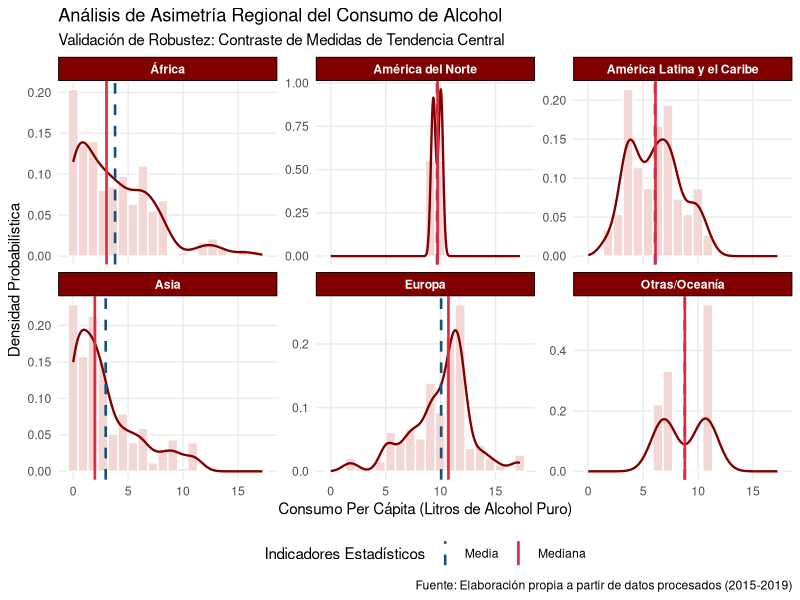
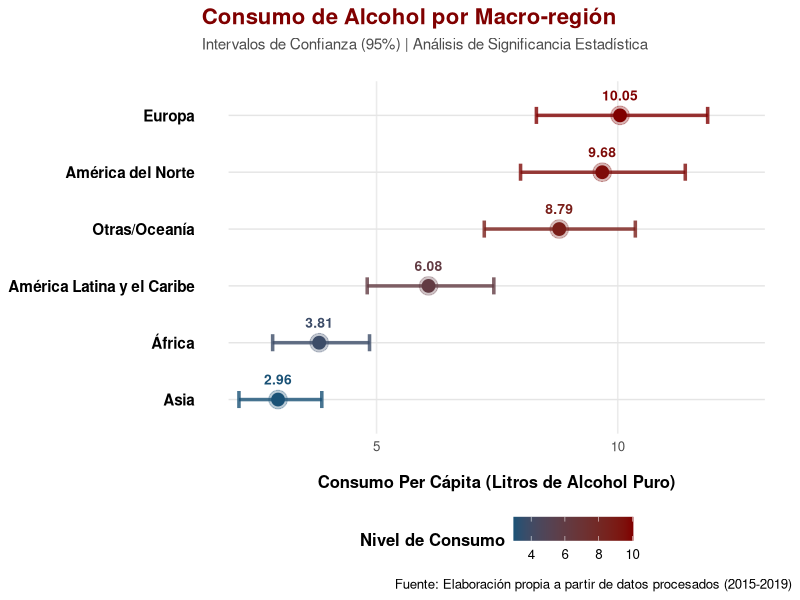
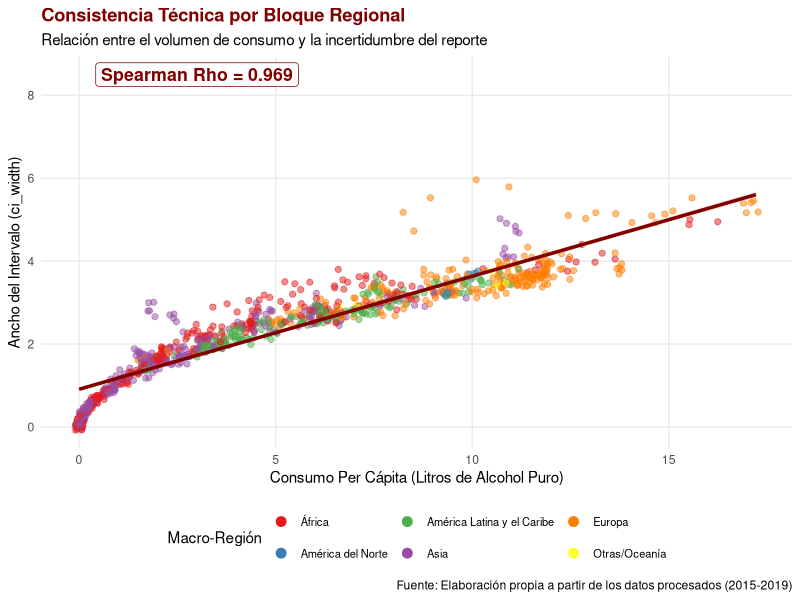
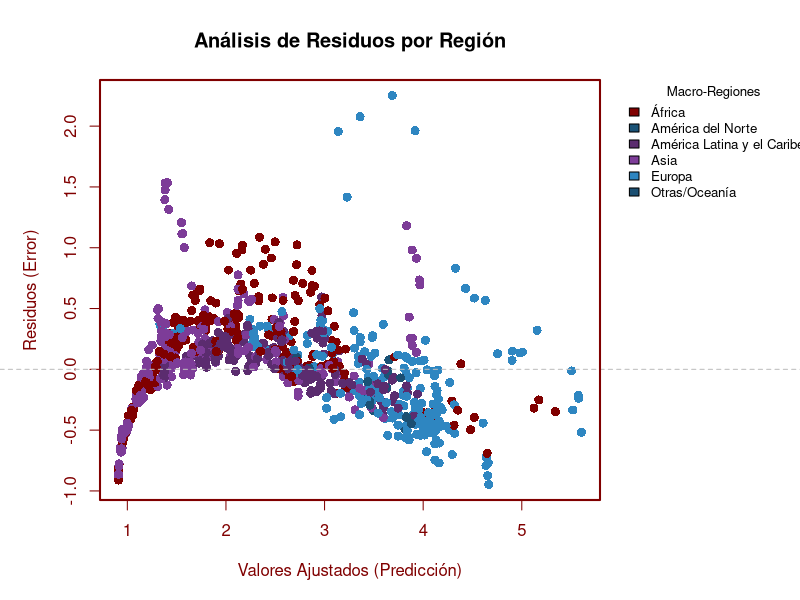
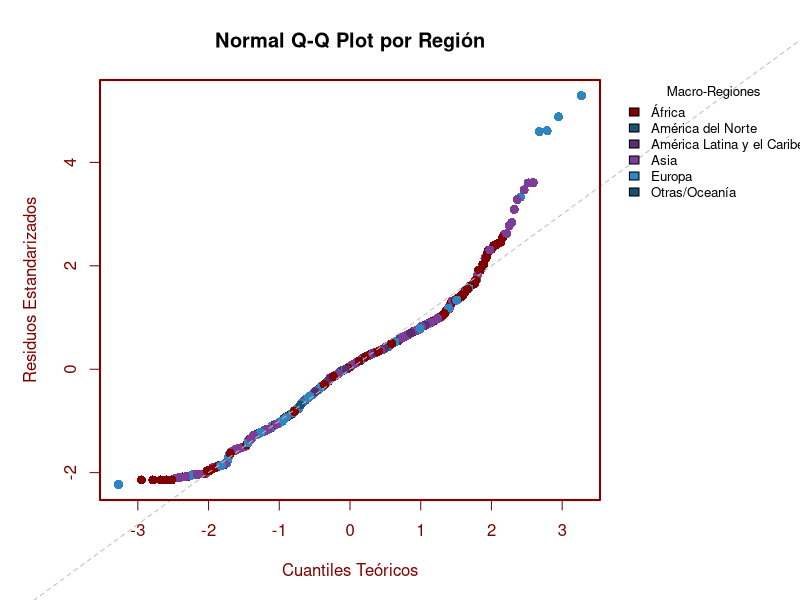
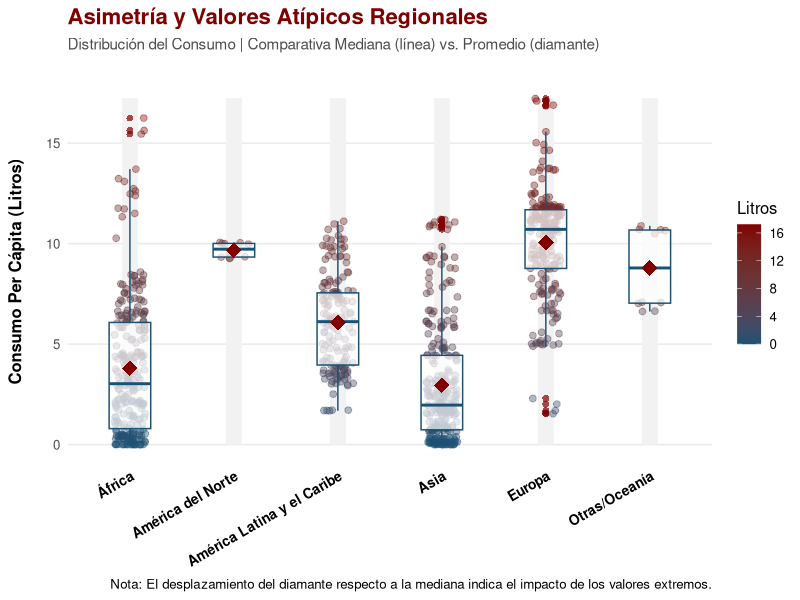
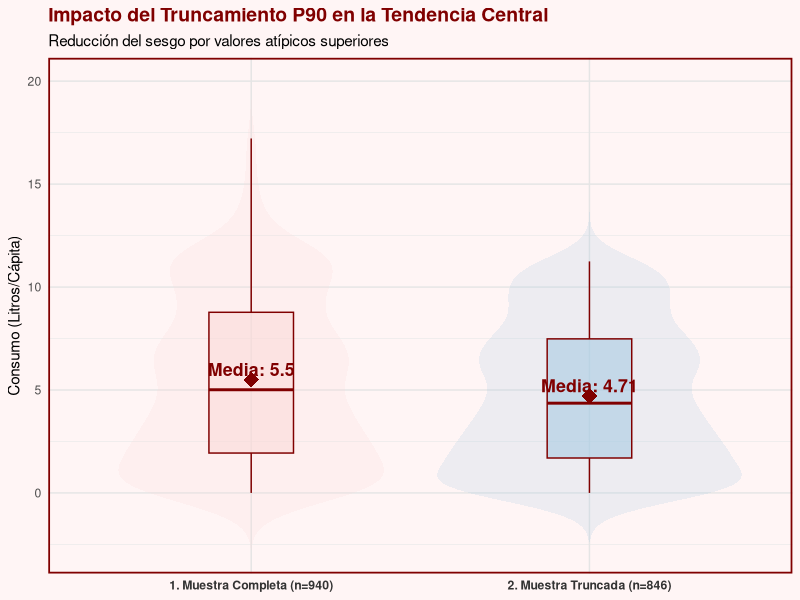
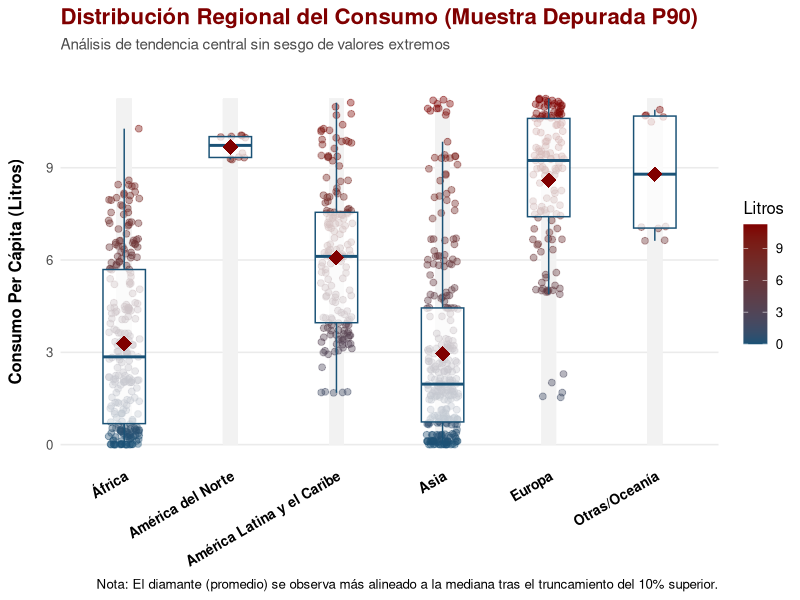

Recreate these plots in R, in order.
## ---- chunk 1
# Configuración global de chunks
knitr::opts_chunk$set(
  echo = FALSE,        # Mostrar código
  warning = FALSE,    # Ocultar advertencias
  message = FALSE,    # Ocultar mensajes de carga
  fig.align = "center",
  out.width = "90%",
  fig.pos = "H",
  out.extra = ""
)

# Cargar librerías necesarias
library(tidyverse)
library(knitr)
library(kableExtra)
library(scales)
## ---- chunk 2
#configuración de estilo global para tablas
options(knitr.table.format = "latex") 

# estilo visual
aplicar_estilo_tabla <- function(df, caption_text) {
  df %>%
    kable(
      booktabs = TRUE, 
      escape = TRUE,
      longtable = TRUE,
      caption = caption_text,
      align = "c",
      col.names = gsub("_", " ", names(df)) %>% str_to_title()
    ) %>%
    kable_styling(
      latex_options = c("striped", "hold_position", "repeat_header"),
      full_width = FALSE,
      stripe_color = "#F2D7D5" # Azul muy tenue para filas
    ) %>%
    row_spec(0, bold = TRUE, color = "white", background = "#800000") %>% # Encabezado Azul
    column_spec(1, bold = TRUE)
}
## ---- chunk 3
#carga de la data
raw_data_alcohol <- read_csv("alcohol_data.csv", show_col_types = FALSE)

#Definición de Regiones
# Creamos un vector nombrado para facilitar la recodificación
paises_alc <- c("ATG", "ARG", "BHS", "BRB", "BLZ", "BOL", "BRA", "CHL", "COL", "CRI", "CUB", "DMA", "DOM", "ECU", "SLV", "GRD", "GTM", "GUY", "HTI", "HND", "JAM", "MEX", "NIC", "PAN", "PRY", "PER", "KNA", "LCA", "VCT", "SUR", "TTO", "URY", "VEN")
paises_norte <- c("CAN", "USA")
paises_asia <- c("AFG", "BHR", "BGD", "BTN", "BRN", "KHM", "CHN", "COK", "CYP", "PRK", "EGY", "FJI", "IND", "IDN", "IRN", "IRQ", "ISR", "JPN", "JOR", "KAZ", "KGZ", "KIR", "KWT", "LAO", "LBN", "MYS", "MDV", "MHL", "FSM", "MNG", "MMR", "NRU", "NPL", "NZL", "NIU", "OMN", "PAK", "PLW", "PNG", "PHL", "QAT", "KOR", "WSM", "SAU", "SGP", "SLB", "LKA", "SYR", "TJK", "THA", "TLS", "TON", "TUR", "TKM", "TUV", "ARE", "UZB", "VUT", "VNM", "YEM")
paises_europa <- c("ALB", "AND", "ARM", "AUT", "AZE", "BLR", "BEL", "BIH", "BGR", "HRV", "CZE", "DNK", "EST", "FIN", "FRA", "GEO", "DEU", "GRC", "HUN", "ISL", "IRL", "ITA", "LVA", "LTU", "LUX", "MLT", "MCO", "MNE", "NLD", "MKD", "NOR", "POL", "PRT", "MDA", "ROU", "RUS", "SMR", "SRB", "SVK", "SVN", "ESP", "SWE", "CHE", "UKR", "GBR")
paises_africa <- c("DZA", "AGO", "BEN", "BWA", "BFA", "BDI", "CMR", "CPV", "CAF", "TCD", "COM", "COG", "CIV", "COD", "DJI", "GNQ", "ERI", "ETH", "GAB", "GMB", "GHA", "GIN", "GNB", "KEN", "LSO", "LBR", "LBY", "MDG", "MWI", "MLI", "MRT", "MUS", "MAR", "MOZ", "NAM", "NER", "NGA", "RWA", "STP", "SEN", "SYC", "SLE", "SOM", "ZAF", "SSD", "SDN", "TGO", "TUN", "UGA", "TZA", "ZMB", "ZWE")

#Procesamiento
clean_data_alcohol <- raw_data_alcohol %>%
  filter(sex == "Both sexes", year %in% 2015:2019) %>%
  select(country, iso3, year, alcohol_liters_per_capita, lower_ci, upper_ci, ci_width) %>%
  drop_na(alcohol_liters_per_capita, ci_width) %>%
  mutate(
    Region = case_when(
      iso3 %in% paises_alc    ~ "América Latina y el Caribe",
      iso3 %in% paises_norte  ~ "América del Norte",
      iso3 %in% paises_asia   ~ "Asia",
      iso3 %in% paises_europa ~ "Europa",
      iso3 %in% paises_africa ~ "África",
      TRUE                    ~ "Otras/Oceanía"
    ),
    across(c(country, iso3, year, Region), as.factor)
  )

tabla_muestra <- clean_data_alcohol %>%
  select(country, iso3, year, Region, alcohol_liters_per_capita, ci_width) %>%
  head(10)

#imprimimos las dimensiones del data frame limpio y las primeras filas
aplicar_estilo_tabla(tabla_muestra, "Muestra de los Datos de Consumo Procesados")
## ---- chunk 4
#análisis de impacto de la limpieza de los datos
n_inicial <- raw_data_alcohol %>% filter(sex == "Both sexes", year %in% 2015:2019) %>% nrow()
n_final   <- nrow(clean_data_alcohol)

tendencia_pre <- raw_data_alcohol %>%
  filter(sex == "Both sexes", year %in% 2015:2019) %>%
  summarize(
    Estado = "Original (Pre-Limpieza)",
    Muestra = n(),
    Media = mean(alcohol_liters_per_capita, na.rm = TRUE),
    Mediana = median(alcohol_liters_per_capita, na.rm = TRUE)
  )

tendencia_post <- clean_data_alcohol %>%
  summarize(
    Estado = "Depurado (Post-Limpieza)",
    Muestra = n(),
    Media = mean(alcohol_liters_per_capita),
    Mediana = median(alcohol_liters_per_capita)
  )

tabla_etl <- bind_rows(tendencia_pre, tendencia_post) %>%
  mutate(Sesgo_Absoluto = Media - Mediana)

aplicar_estilo_tabla(tabla_etl, "Comparación post-limpieza de los datos")
## ---- chunk 5
set.seed(123)
muestra_sucia <- clean_data_alcohol %>%
  mutate(
    alcohol_liters_per_capita = if_else(runif(n()) < 0.10, NA_real_, alcohol_liters_per_capita),
    ci_width = if_else(runif(n()) < 0.05, NA_real_, ci_width)
  )

validación_algoritmo <- data.frame(
  Fase = c("Muestra Contaminada", "Muestra Recuperada"),
  N_Total = c(nrow(muestra_sucia), nrow(muestra_sucia %>% drop_na(alcohol_liters_per_capita, ci_width))),
  Valores_NA = c(sum(is.na(muestra_sucia$alcohol_liters_per_capita)), 0)
)

aplicar_estilo_tabla(validación_algoritmo, "Prueba de Estrés: Validación del Algoritmo de Depuración")
## ---- chunk 6
muestra_recuperada <- muestra_sucia %>%
  drop_na(alcohol_liters_per_capita, ci_width)

comparacion_recuperacion <- data.frame(
  Estado = c("Muestra Contaminada", "Muestra Recuperada"),
 `Registros Totales` = c(nrow(muestra_sucia), nrow(muestra_recuperada)),
 `Valores NA Restantes` = c(sum(is.na(muestra_sucia$alcohol_liters_per_capita) | is.na(muestra_sucia$ci_width)), 0),
  `Media` = c(mean(muestra_sucia$alcohol_liters_per_capita, na.rm=TRUE), 
                      mean(muestra_recuperada$alcohol_liters_per_capita))
)

aplicar_estilo_tabla(comparacion_recuperacion, "Validación de la eficacia del algoritmo de limpieza de datos")
## ---- chunk 7
#consolidación de métricas finales
resumen_regional <- clean_data_alcohol %>%
  group_by(Region) %>%
  summarise(
    Consumo_Medio = mean(alcohol_liters_per_capita),
    Mediana_Consumo = median(alcohol_liters_per_capita),
    Desviación_Std = sd(alcohol_liters_per_capita),
    .groups = 'drop'
  ) %>%
  arrange(desc(Consumo_Medio))

tabla_maestra <- bind_rows(resumen_regional)
aplicar_estilo_tabla(tabla_maestra, "Métricas de Tendencia Central y Calidad de Datos") 

 #intervalo de confianza
resumen_regional <- clean_data_alcohol %>%
  group_by(Region) %>%
  summarise(
    Incertidumbre_Promedio = mean(ci_width),
    .groups = 'drop'
  ) 

tabla_maestra <- bind_rows(resumen_regional)
aplicar_estilo_tabla(tabla_maestra, "Intervalo de confianza regional") 
## ---- chunk 8
# Total Global 
total_global <- clean_data_alcohol %>%
  summarise(
    Region = "TOTAL GLOBAL",
    Consumo_Medio = mean(alcohol_liters_per_capita),
    Mediana_Consumo = median(alcohol_liters_per_capita),
    Desviación_Std = sd(alcohol_liters_per_capita),
  )
tabla_maestra <- bind_rows(total_global)

aplicar_estilo_tabla(tabla_maestra, "Métricas de Tendencia Central a Nivel Global") 

# Total Global 
total_global <- clean_data_alcohol %>%
  summarise(
    Region = "TOTAL GLOBAL",
    Incertidumbre_Promedio = mean(ci_width)
  )
tabla_maestra <- bind_rows(total_global)

aplicar_estilo_tabla(tabla_maestra, "Intervalo de Confianza a Nivel Global") 
## ---- chunk 9

#cálculo de indicadores de asimetría para validar la tendencia central
analisis_robustez <- clean_data_alcohol %>%
  group_by(Region) %>%
  summarise(
    Media = mean(alcohol_liters_per_capita),
    Mediana = median(alcohol_liters_per_capita),
    #calculamos la diferencia porcentual para medir el sesgo
    Sesgo_Relativo_Pct = ((Media - Mediana) / Mediana) * 100,
    .groups = 'drop'
  )
tabla_maestra <- analisis_robustez
 #tabla para el informe
aplicar_estilo_tabla(tabla_maestra, "Contraste entre la media y la meidana")
## ---- chunk 10
#definimos el límite: solo se queda el 90% de los datos con menor consumo
umbral_p90 <- quantile(clean_data_alcohol$alcohol_liters_per_capita, 0.90, na.rm = TRUE)

#aplicamos el filtro para crear la muestra truncada
muestra_truncada_p90 <- clean_data_alcohol %>%
  filter(alcohol_liters_per_capita <= umbral_p90)

#creamos una tabla que compare ambas muestras 
tabla_comparativa <- data.frame(
  Indicador = c("Nro.Países", "Media (Litros)", "Desv.Estándar", "Valor Máx"),
  Muestra_Completa = c(
    nrow(clean_data_alcohol),
    round(mean(clean_data_alcohol$alcohol_liters_per_capita, na.rm = TRUE), 2),
    round(sd(clean_data_alcohol$alcohol_liters_per_capita, na.rm = TRUE), 2),
    round(max(clean_data_alcohol$alcohol_liters_per_capita, na.rm = TRUE), 2)
  ),
  Muestra_Truncada = c(
    nrow(muestra_truncada_p90),
    round(mean(muestra_truncada_p90$alcohol_liters_per_capita, na.rm = TRUE), 2),
    round(sd(muestra_truncada_p90$alcohol_liters_per_capita, na.rm = TRUE), 2),
    round(max(muestra_truncada_p90$alcohol_liters_per_capita, na.rm = TRUE), 2)
  )
)

aplicar_estilo_tabla(tabla_comparativa, "Muestra Completa vs. Muestra Truncada (P90)")
## ---- chunk 11
#tabla de intervalos 
tabla_de_intervalos <- clean_data_alcohol %>%
  group_by(Region) %>%
  summarise(
    n = n(),
    Media = mean(alcohol_liters_per_capita, na.rm = TRUE),
    LI = mean(lower_ci, na.rm = TRUE),
    LS = mean(upper_ci, na.rm = TRUE),
    Margen_Error = (LS - LI) / 2
  ) %>%
  arrange(desc(Media)) %>%
  mutate(across(where(is.numeric), ~ round(.x, 2)))

colnames(tabla_de_intervalos) <- c("Region", "Paises", "Media", "Lim. Inf", "Lim. Sup", "Marg Error")

aplicar_estilo_tabla(tabla_de_intervalos, "Estimación del Consumo por Región (IC 95)")
## ---- chunk 12
#extraemos los valores puntuales de cada medida para mapearlos como líneas verticales
lineas_centrales <- clean_data_alcohol %>%
  group_by(Region) %>%
  summarise(
    Media = mean(alcohol_liters_per_capita),
    Mediana = median(alcohol_liters_per_capita)
  )

#construccion de grafica (histograma)
ggplot(clean_data_alcohol, aes(x = alcohol_liters_per_capita)) +
  geom_histogram(aes(y = ..density..), bins = 20, fill = "#F2D7D5", color = "white") +
  
  #capa de Densidad suavizado de la distribución 
  #permite identificar visualmente la "forma" del consumo (campana vs sesgo)
  geom_density(color = "#800000", size = 0.8) +
  geom_vline(data = lineas_centrales, aes(xintercept = Media, color = "Media"), 
             linetype = "dashed", size = 0.9) +   #incorpor de la Media 
  
  geom_vline(data = lineas_centrales, aes(xintercept = Mediana, color = "Mediana"), 
             linetype = "solid", size = 0.9) + #incorporar la Mediana
  
  #genera una matriz de sub-gráficos para comparar comportamientos regionales
  facet_wrap(~Region, scales = "free_y") +
  
  #connfiguración Estética y Escalas de Color
  scale_color_manual(name = "Indicadores Estadísticos", 
                     values = c("Media" = "#1A5276", "Mediana" = "#E6283E")) +
  
  labs(
    title = "Análisis de Asimetría Regional del Consumo de Alcohol",
    subtitle = "Validación de Robustez: Contraste de Medidas de Tendencia Central",
    x = "Consumo Per Cápita (Litros de Alcohol Puro)",
    y = "Densidad Probabilística",
    caption = "Fuente: Elaboración propia a partir de datos procesados (2015-2019)"
  ) + #etiquetas 
  
  # Personalización del Tema
  theme_minimal(base_size = 11) +
  theme(
    legend.position = "bottom",
    strip.background = element_rect(fill = "#800000"), # Fondo para títulos de región
    strip.text = element_text(color = "white", face = "bold"),
    panel.grid.minor = element_blank()
  )
## ---- chunk 13
#preparacion de los datos 
resumen_grafico <- clean_data_alcohol %>%
  group_by(Region) %>%
  summarise(
    Media = mean(alcohol_liters_per_capita),
    LI = mean(lower_ci),
    LS = mean(upper_ci),
    .groups = 'drop'
  ) %>%
  arrange(Media)

#grafico estructura
ggplot(resumen_grafico, aes(x = reorder(Region, Media), y = Media, color = Media)) +
  geom_segment(aes(x = reorder(Region, Media), xend = reorder(Region, Media), 
                   y = min(LI)*0.9, yend = max(LS)*1.1), 
               color = "gray90", size = 0.5, linetype = "solid") +
  geom_errorbar(aes(ymin = LI, ymax = LS), 
                width = 0.3, 
                size = 1.2, 
                alpha = 0.8) + #capas de barras
  geom_point(size = 6, alpha = 0.3) + #brillo externo
  geom_point(size = 4) +               #punto central
  geom_text(aes(label = sprintf("%.2f", Media)), 
            vjust = -1.5, 
            fontface = "bold", 
            size = 3.5,
            show.legend = FALSE) +
  
  coord_flip() + #inversion de los ejes

  scale_color_gradient(low = "#1A5276", high = "#800000") +  #Paleta de colores degradada 
  
# títulos
  labs(
    title = "Consumo de Alcohol por Macro-región",
    subtitle = "Intervalos de Confianza (95%) | Análisis de Significancia Estadística",
    x = NULL, #sin titulo de los ejes porque ya tenemos las regiones
    y = "Consumo Per Cápita (Litros de Alcohol Puro)",
    caption = "Fuente: Elaboración propia a partir de datos procesados (2015-2019)",
    color = "Nivel de Consumo"
  ) +
  
  #para la estetica plus :)
  theme_minimal(base_size = 12) +
  theme(
    plot.title = element_text(face = "bold", size = 16, color = "#800000"),
    plot.subtitle = element_text(size = 11, color = "gray30", margin = margin(b = 20)),
    axis.text.y = element_text(face = "bold", size = 11, color = "black"),
    axis.title.x = element_text(margin = margin(t = 15), face = "bold"),
    panel.grid.major.y = element_blank(), #limpiamos rejilla horizontal para resaltar segmentos
    panel.grid.minor = element_blank(),
    legend.position = "bottom",
    legend.title = element_text(face = "bold")
  )
## ---- chunk 14
#calculo del coeficiente de spearmam
cor_val <- cor(clean_data_alcohol$alcohol_liters_per_capita, 
               clean_data_alcohol$ci_width, 
               method = "spearman", 
               use = "complete.obs")
label_cor <- paste("Spearman Rho =", round(cor_val, 3))

#gráfico con colores por Región y Jitter
ggplot(clean_data_alcohol, aes(x = alcohol_liters_per_capita, y = ci_width)) +
  
  #usamos geom_jitter para separar los puntos amontonados
  geom_jitter(aes(color = Region), alpha = 0.5, size = 1.8, width = 0.1, height = 0.1) +
  geom_smooth(method = "lm", color = "#800000", se = TRUE, fill = "#F2D7D5", size = 1.2) +  #Linea de regresion global
  scale_color_brewer(palette = "Set1") +   #diferentes colores para las regiones 
  
  annotate("label", x = 3, y = 8.5, label = label_cor, 
           fill = "white", color = "#800000", fontface = "bold", size = 4.5) +
  
#Etiquetas 
  labs(
    title = "Consistencia Técnica por Bloque Regional",
    subtitle = "Relación entre el volumen de consumo y la incertidumbre del reporte",
    x = "Consumo Per Cápita (Litros de Alcohol Puro)",
    y = "Ancho del Intervalo (ci_width)",
    color = "Macro-Región",
    caption = "Fuente: Elaboración propia a partir de los datos procesados (2015-2019)"
  ) +
  
  #etiquetas pro :)
  theme_minimal(base_size = 11) +
   theme(
    legend.position = "bottom",
    plot.title = element_text(face = "bold", color = "#800000"),
    panel.grid.minor = element_blank(),
     legend.text = element_text(size = 8)  # ajuste del espacio de la leyenda 
   ) +

  guides(color = guide_legend(nrow = 2, override.aes = list(alpha = 1, size = 3)))
## ---- chunk 15
#datos
modelo_consistencia <- lm(ci_width ~ alcohol_liters_per_capita, data = clean_data_alcohol)

#extremos y para evitar errores
ajustados <- fitted(modelo_consistencia)
residuos <- residuals(modelo_consistencia)

#para los colores lidix
paleta_ecca <- c("#800000", "#1A5276", "#5B2C6F", "#7D3C98", "#2E86C1", "#1B4F72")
regiones <- as.factor(clean_data_alcohol$Region)
colores_puntos <- paleta_ecca[as.numeric(regiones)]

#configuracion del area
par(mar = c(5, 5, 4, 10), xpd = TRUE)

#grafico
plot(ajustados, residuos,
     main = "Análisis de Residuos por Región",
     xlab = "Valores Ajustados (Predicción)",
     ylab = "Residuos (Error)",
     col = colores_puntos, 
     pch = 16, 
     cex = 1.2,
     col.axis = "#800000",  
     col.lab = "#800000",   
     fg = "#800000",
     frame.plot = FALSE) #sin el marco

#agg la linea de referencia
abline(h = 0, lty = 2, col = "gray")

#borde
box(col = "#800000", lwd = 2)

legend("topright", 
       inset = c(-0.42, 0), 
       legend = levels(regiones), 
       fill = paleta_ecca, 
       title = "Macro-Regiones",
       bty = "n", 
       cex = 0.8)
## ---- chunk 16
#extraemos los residuos estandarizados
residuos_std <- rstandard(modelo_consistencia)
# Calculamos los cuantiles teóricos de la distribución normal
orden <- order(residuos_std)
n <- length(residuos_std)
cuantiles_teoricos <- qnorm(ppoints(n))[order(orden)]

# Usamos la misma paleta y regiones que el gráfico anterior
paleta_ecca <- c("#800000", "#1A5276", "#5B2C6F", "#7D3C98", "#2E86C1", "#1B4F72")
regiones <- as.factor(clean_data_alcohol$Region)
colores_puntos <- paleta_ecca[as.numeric(regiones)]

par(mar = c(5, 5, 4, 10), xpd = TRUE) #cofiguracion de area

#grafico de normalidad
plot(cuantiles_teoricos, residuos_std,
     main = "Normal Q-Q Plot por Región",
     xlab = "Cuantiles Teóricos",
     ylab = "Residuos Estandarizados",
     col = colores_puntos, 
     pch = 16, 
     cex = 1.2,
     col.axis = "#800000",  
     col.lab = "#800000",   
     fg = "#800000",
     frame.plot = FALSE)

#linea diagonal de ref
abline(0, 1, lty = 2, col = "gray")
#borde de color 
box(col = "#800000", lwd = 2)

legend("topright", 
       inset = c(-0.42, 0), 
       legend = levels(regiones), 
       fill = paleta_ecca, 
       title = "Macro-Regiones",
       bty = "n", 
       cex = 0.8)
## ---- chunk 17
regiones_ordenadas <- clean_data_alcohol %>%
  group_by(Region) %>%
  summarise(Media = mean(alcohol_liters_per_capita, na.rm = TRUE)) %>%
  arrange(Media) %>%
  pull(Region)

#construcción del gráfico Pro :)
ggplot(clean_data_alcohol, aes(x = factor(Region, levels = regiones_ordenadas), 
                               y = alcohol_liters_per_capita)) +
  
  #guía visual de fondo 
  geom_segment(aes(x = Region, xend = Region, y = 0, yend = max(alcohol_liters_per_capita, na.rm = TRUE)), 
               color = "gray95", size = 5) +
  
  #puntos con Jitter y degradado pros
  geom_jitter(aes(color = alcohol_liters_per_capita), 
              width = 0.15, alpha = 0.4, size = 2) +
  
  #boxplot estilizado :)
  geom_boxplot(fill = "white", color = "#1A5276", alpha = 0.7, 
               outlier.color = "#800000", outlier.shape = 16, 
               outlier.size = 2, width = 0.4) +
  
  #un diamante en el promedio
  stat_summary(fun = mean, geom = "point", shape = 18, size = 5, 
               color = "#800000") +
  
  #escala de colores
  scale_color_gradient(low = "#1A5276", high = "#800000") +
  
  #etiquetas 
  labs(
    title = "Asimetría y Valores Atípicos Regionales",
    subtitle = "Distribución del Consumo | Comparativa Mediana (línea) vs. Promedio (diamante)",
    x = NULL,
    y = "Consumo Per Cápita (Litros)",
    caption = "Nota: El desplazamiento del diamante respecto a la mediana indica el impacto de los valores extremos.",
    color = "Litros"
  ) +
  
  #personalizado pros :)
  theme_minimal(base_size = 12) +
  theme(
    plot.title = element_text(face = "bold", size = 16, color = "#800000"),
    plot.subtitle = element_text(size = 11, color = "gray30", margin = margin(b = 20)),
    axis.text.x = element_text(face = "bold", size = 10, color = "black", angle = 30, hjust = 1),
    axis.title.y = element_text(face = "bold", margin = margin(r = 15)),
    panel.grid.major.x = element_blank(),
    panel.grid.minor = element_blank(),
    legend.position = "right"
  )
## ---- chunk 18
#calculos
media_completa <- mean(clean_data_alcohol$alcohol_liters_per_capita, na.rm = TRUE)
media_truncada <- mean(muestra_truncada_p90$alcohol_liters_per_capita, na.rm = TRUE)

#datos 
datos_largos <- bind_rows(
  clean_data_alcohol %>% mutate(Grupo = "1. Muestra Completa (n=940)"),
  muestra_truncada_p90 %>% mutate(Grupo = "2. Muestra Truncada (n=846)")
)

#tablita usando 2 decimales
datos_medias <- data.frame(
  Grupo = c("1. Muestra Completa (n=940)", "2. Muestra Truncada (n=846)"),
  MediaVal = c(media_completa, media_truncada),
  Etiqueta = paste("Media:", round(c(media_completa, media_truncada), 2))
)

#grafica
ggplot(datos_largos, aes(x = Grupo, y = alcohol_liters_per_capita, fill = Grupo)) +
  geom_violin(trim = FALSE, alpha = 0.2, color = NA) +
  #botblox central
  geom_boxplot(width = 0.25, color = "#800000", alpha = 0.6, outlier.shape = NA) +
  #diamante en la media
  geom_point(data = datos_medias, aes(x = Grupo, y = MediaVal), 
             color = "#800000", shape = 18, size = 5) +
  #etiqueta para los numeros
  geom_text(data = datos_medias, aes(x = Grupo, y = MediaVal + 0.5, label = Etiqueta), 
            color = "#800000", fontface = "bold", size = 4.5) +
  scale_fill_manual(values = c("#FADBD8", "#A9CCE3")) + #colores
  
  labs(title = "Impacto del Truncamiento P90 en la Tendencia Central",
       subtitle = "Reducción del sesgo por valores atípicos superiores",
       x = NULL, y = "Consumo (Litros/Cápita)") +
  
  theme_minimal(base_size = 11) +
  theme(
    panel.background = element_rect(fill = "#FFF5F5", color = NA),
    plot.background = element_rect(fill = "#FFF5F5", color = NA),
    legend.position = "none",
    plot.title = element_text(face = "bold", color = "#800000", size = 14),
    axis.text.x = element_text(face = "bold", color = "#333333"),
    panel.border = element_rect(color = "#800000", fill = NA, size = 1.2),
    panel.grid.major = element_line(color = "gray90")
  )
## ---- chunk 19
#calculamos 
regiones_ordenadas_p90 <- muestra_truncada_p90 %>%
  group_by(Region) %>%
  summarise(Media = mean(alcohol_liters_per_capita, na.rm = TRUE)) %>%
  arrange(Media) %>%
  pull(Region)

#grafico
ggplot(muestra_truncada_p90, aes(x = factor(Region, levels = regiones_ordenadas_p90), 
                                 y = alcohol_liters_per_capita)) +
  geom_segment(aes(x = Region, xend = Region, y = 0, yend = max(alcohol_liters_per_capita, na.rm = TRUE)), 
               color = "gray95", size = 5) +
  
  #puntos con Jitter 
  geom_jitter(aes(color = alcohol_liters_per_capita), 
              width = 0.15, alpha = 0.4, size = 2) +
  
  #boxplot estilizado 
  geom_boxplot(fill = "white", color = "#1A5276", alpha = 0.7, 
               outlier.shape = NA, # Ya no debería haber outliers según el nuevo P90
               width = 0.4) +
  
  
  stat_summary(fun = mean, geom = "point", shape = 18, size = 5, 
               color = "#800000") +
  scale_color_gradient(low = "#1A5276", high = "#800000") +
  
  #etiquetas
  labs(
    title = "Distribución Regional del Consumo (Muestra Depurada P90)",
    subtitle = "Análisis de tendencia central sin sesgo de valores extremos",
    x = NULL,
    y = "Consumo Per Cápita (Litros)",
    caption = "Nota: El diamante (promedio) se observa más alineado a la mediana tras el truncamiento del 10% superior.",
    color = "Litros"
  ) +
  
  #estetica pro
  theme_minimal(base_size = 12) +
  theme(
    plot.title = element_text(face = "bold", size = 16, color = "#800000"),
    plot.subtitle = element_text(size = 11, color = "gray30", margin = margin(b = 20)),
    axis.text.x = element_text(face = "bold", size = 10, color = "black", angle = 30, hjust = 1),
    axis.title.y = element_text(face = "bold", margin = margin(r = 15)),
    panel.grid.major.x = element_blank(),
    panel.grid.minor = element_blank(),
    legend.position = "right"
  )
## ---- chunk 20
top_incertidumbre <- clean_data_alcohol %>%
  select(country, Region, alcohol_liters_per_capita, ci_width) %>%
  arrange(desc(ci_width)) %>%
  head(20)

kable(top_incertidumbre, 
      format = "latex", 
      booktabs = TRUE, 
      col.names = c("País", "Macro-Región", "Consumo", "Ancho Intervalo"),
      caption = "Top 20 Países con Mayor Incertidumbre Estadística") %>%
  kable_styling(
    latex_options = c("striped", "scale_down", "hold_position"), 
    font_size = 10
  )
## ---- chunk 21
#se agrupa por región y promedio de consumo 
heatmap_alcohol <- clean_data_alcohol %>%
  mutate(Consumo_Bin = cut(alcohol_liters_per_capita, breaks = 5)) %>%
  group_by(Region, Consumo_Bin) %>%
  summarise(N_Paises = n())

ggplot(heatmap_alcohol, aes(x = Region, y = Consumo_Bin, fill = N_Paises)) +
  geom_tile(color = "white") +
  scale_fill_gradient(low = "#f9ebea", high = "#922b21", name = "N° de Países") +
  labs(x = "Macro-Región", y = "Rango de Consumo (Litros)", 
       subtitle = "Densidad de países: Nótese el solapamiento en niveles bajos para África/Asia") +
  theme_minimal() +
  theme(axis.text.x = element_text(angle = 45, hjust = 1))
## ---- chunk 22
#identificamos los paises con valores atipicos
lista_excluidos <- clean_data_alcohol %>%
  anti_join(muestra_truncada_p90, by = "country") %>% # Ajusta si tu columna se llama 'Pais'
  select(Region, country, alcohol_liters_per_capita) %>%
  arrange(desc(alcohol_liters_per_capita)) #ordenados del más bebedor al menos

#renombramos columnas
colnames(lista_excluidos) <- c("Región", "País", "Consumo (L/Cápita)")

#tabla 
aplicar_estilo_tabla(lista_excluidos, 
                     "Países Excluidos del Análisis por Consumo Extremo")
